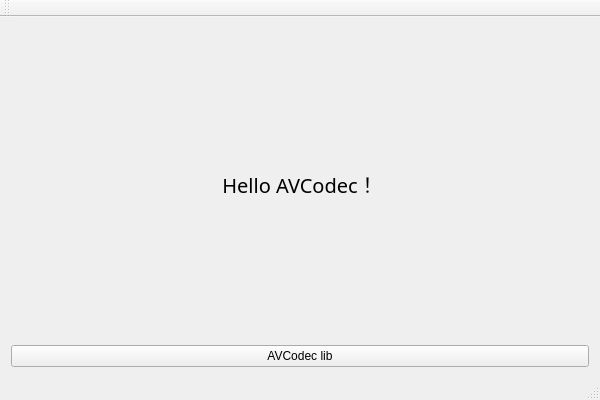
<?xml version="1.0" encoding="UTF-8"?>
<ui version="4.0">
 <class>AVCodecWidgetClass</class>
 <widget class="QMainWindow" name="AVCodecWidgetClass">
  <property name="geometry">
   <rect>
    <x>0</x>
    <y>0</y>
    <width>600</width>
    <height>400</height>
   </rect>
  </property>
  <property name="windowTitle">
   <string>AVCodecWidget</string>
  </property>
  <widget class="QWidget" name="centralWidget">
   <layout class="QVBoxLayout" name="verticalLayout">
    <item>
     <widget class="QLabel" name="label">
      <property name="font">
       <font>
        <family>Microsoft YaHei</family>
        <pointsize>15</pointsize>
       </font>
      </property>
      <property name="text">
       <string>Hello AVCodec！</string>
      </property>
      <property name="alignment">
       <set>Qt::AlignCenter</set>
      </property>
     </widget>
    </item>
    <item>
     <widget class="QPushButton" name="pushButton">
      <property name="text">
       <string>AVCodec lib</string>
      </property>
     </widget>
    </item>
   </layout>
  </widget>
  <widget class="QMenuBar" name="menuBar">
   <property name="geometry">
    <rect>
     <x>0</x>
     <y>0</y>
     <width>600</width>
     <height>23</height>
    </rect>
   </property>
  </widget>
  <widget class="QToolBar" name="mainToolBar">
   <attribute name="toolBarArea">
    <enum>TopToolBarArea</enum>
   </attribute>
   <attribute name="toolBarBreak">
    <bool>false</bool>
   </attribute>
  </widget>
  <widget class="QStatusBar" name="statusBar"/>
 </widget>
 <layoutdefault spacing="6" margin="11"/>
 <resources>
  <include location="avcodecwidget.qrc"/>
 </resources>
 <connections/>
</ui>
